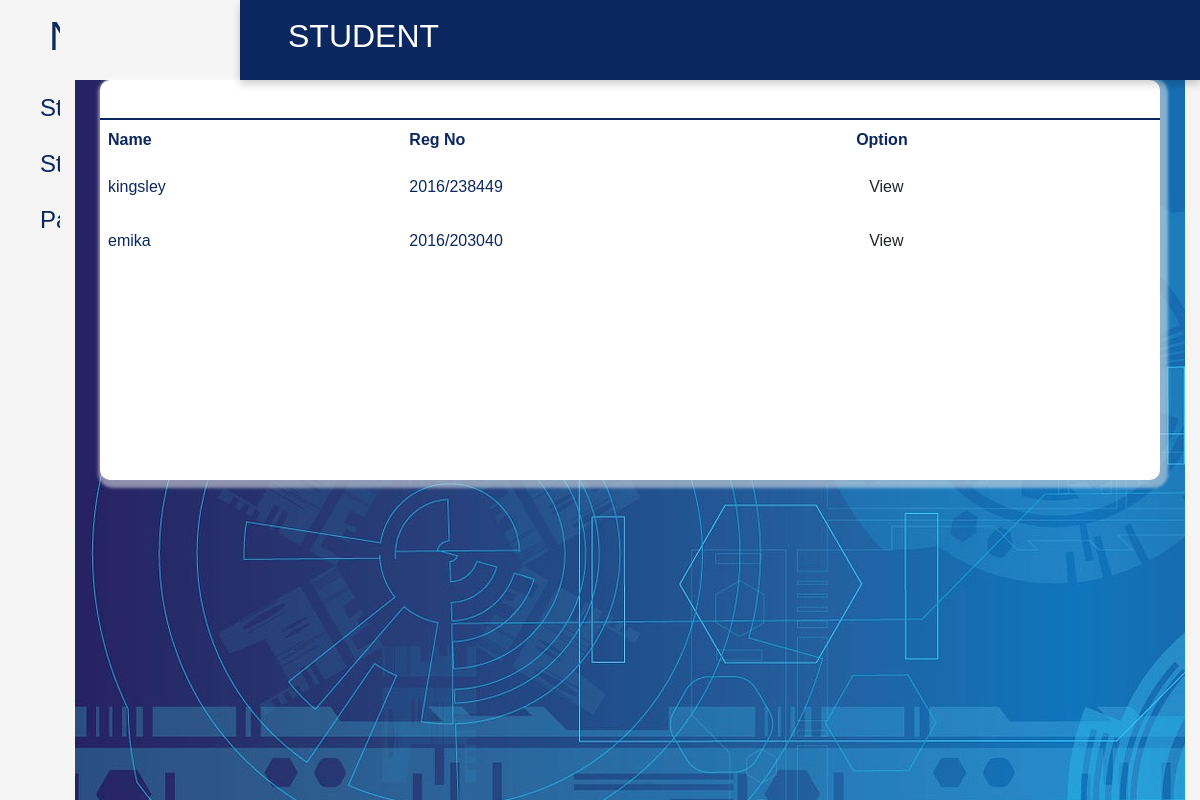
/more/Student (signed in), run on the app's committed database.
### Nacos/models.py (models this page shows, shortened)
class Student(db.Model ,UserMixin):
    id = db.Column(db.Integer(), primary_key=True)
    user_id = db.Column(db.Integer(), db.ForeignKey('user.id'))
    reg_no = db.Column(db.String(length=100), unique=True, nullable=False)
    name = db.Column(db.String(length=255), nullable=False)
    current_level = db.Column(db.Integer(), nullable=False)
    payment = db.relationship('Payment',backref='studentid',lazy=True)

### Nacos/routes.py (the view)
@login_required
@app.route('/more/<tablename>' )
def viewmore(tablename):
    if not current_user.role == 'admin':
        flash('Unauthorised access as an admin')
        return redirect(url_for('signin'))
    if tablename == 'Student':
        table = Student.query.all()
    elif tablename == 'Payment':
        table = Payment.query.all()
    elif tablename == 'Staff':
        table = Staff.query.all()
    return render_template('new template/staff_studenttable.html',tablename=tablename,table=table)

### Nacos/models.py (called while the page is built)
@login_manager.user_loader
def load_user(user_id):
    return User.query.get(user_id)

### Nacos/templates/new template/staff_studenttable.html (shortened to what this page needs)
<!DOCTYPE html>
<html lang="en">
<head>
   <link rel="stylesheet" href="{{ url_for('static', filename='new stylesheet/css/nacos.css') }}">
    <link rel="stylesheet" href="{{ url_for('static', filename='Authcss/bootstrap.css') }}">
</head>
<body>
    <div class="side-menu">
        <div class="brand-name">
        <h1 style="color: #0B275F;">NACOS</h1>
    </div>
    <ul>
        <a href="{{ url_for('viewmore',tablename='Student') }}"> <li>Students</li></a>
        <a href="{{ url_for('viewmore',tablename='Staff') }}"><li>Staff</li></a>
        <a href="{{ url_for('viewmore',tablename='Payment') }}"><li>Payment</li></a>
    </ul>
</div>
<div class="container">
    <div class="header">
        <div class="nav">
            <h2>{{tablename|upper}}</h2>
        </div>
    </div>
    <div class="content">
        <div class="content-2">
            <div class="recent-payments">
                <div class="title">
                </div>
                <table>
                        {% if tablename == 'Payment' %}
                            <th>Name</th>
                        <th>Reg No</th>
                        <th>Amount</th>
                            {% for var in table %}
                                 <tr>
                                <td>{{var.studentid.name}}</td>
                                <td>{{var.studentid.reg_no}}</td>
                                <td>#1700</td>
                                 </tr>
                            {% endfor %}
                        {% elif tablename == 'Student' %}
                        <tr>
                        <th>Name</th>
                        <th>Reg No</th>
                        <th>Option</th>
                              {% for var in table %}
                                 <tr>
                                <td>{{var.name}}</td>
                                <td>{{var.reg_no}}</td>
                                  <td><a href="{{ url_for('studentPaymenttable',reg_no= var.reg_no|replace('/','')) }}" class="btn">View</a></td>
                                 </tr>
                            {% endfor %}
                        {% endif %}
                </table>
            </div>
    </div>
</div>
</body>
</html>

### Nacos/static/new stylesheet/css/nacos.css (style rules this page uses)
* { margin: 0; padding: 0; box-sizing: border-box; font-family: 'poppins', sans-serif; }
body { min-height: 100vh; }
a { text-decoration: none; }
li { list-style: none; }
h1,h2 { color: white; }
.btn { background: #0B275F; color: white; padding: 5px 10px; text-align: center; border-radius: 10px; }
.title { display: flex; align-items: center; justify-content: space-around; padding: 15px 10px; border-bottom: 2px solid #0B275F; }
th, td { text-align: left; padding: 8px; color: #0B275F; }
.side-menu { position: fixed; background:whitesmoke; width: 20vw; min-height: 100vh; display: flex; flex-direction: column; }
.side-menu .brand-name { height: 10vh; display: flex; align-items: center; justify-content: center; }
.side-menu li { font-size: 24px; padding: 10px 40px; color: #0B275F; display: flex; align-items: center; }
.container { position: absolute; right: 0; width: 80vw; height: 100vh; background: whitesmoke; }
.container .header { position: fixed; top: 0; right: 0; width: 80vw; height: 10vh; background: #0B275F; display: flex; align-items: center; justify-content: center; box-shadow: 0 4px 8px 0 rgba(0, 0, 0, 0.2); z-index: 1; }
.container .header .nav { width: 90%; display: flex; align-items: center; }
.container .content { position: relative; margin-top: 10vh; min-height: 90vh; background: url('../../images/new images/photo 5.jpg'); }
.container .content .content-2 { min-height: 60vh; display: flex; justify-content: space-around; align-items: flex-start; flex-wrap: wrap; }
.container .content .content-2 .recent-payments { min-height: 50vh; flex: 5; background: white; margin: 0 25px 25px 25px; box-shadow: 3px 3px 3px 5px #ffffff73, 5px 5px 5px #5e687949; display: flex; flex-direction: column; border-radius: 10px; }

### data on the page
Student: name "kingsley", reg_no "2016/238449"
Student: name "emika", reg_no "2016/203040"

### other printed values
{{ tablename|upper }} "STUDENT"
